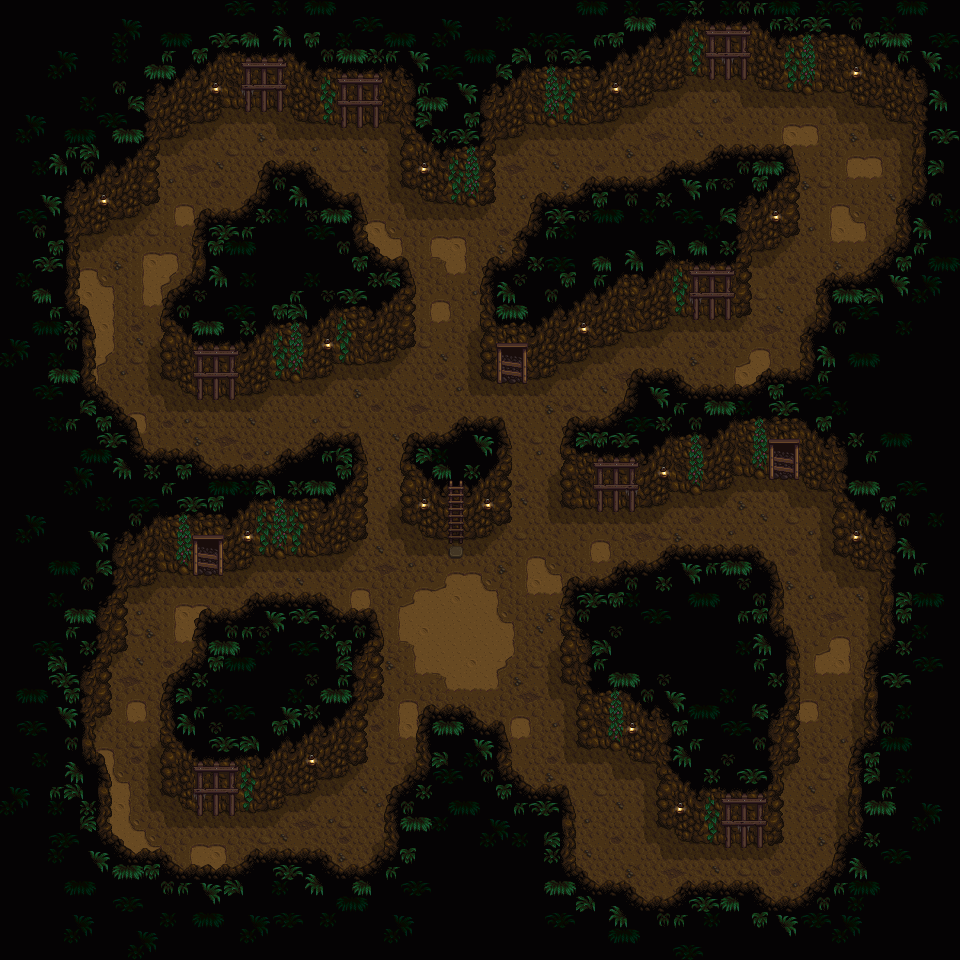

Tiled map render using the project's own tile images. Description and the map definition, with tile-layer contents summarised, below:
An orthogonal 60x60 tile map with 16x16 px tiles, 3 tile layers (Back, Buildings, Front).

<map version="1.4" tiledversion="1.4.2" orientation="orthogonal" renderorder="right-down" compressionlevel="0" width="60" height="60" tilewidth="16" tileheight="16" infinite="0" nextlayerid="7" nextobjectid="1">
  <properties />
  <tileset firstgid="1" name="mine" tilewidth="16" tileheight="16" tilecount="288" columns="16">
    <image source="mine.png" width="256" height="288" />
    <tile id="0">
      <properties>
        <property name="Type" type="string" value="Dirt" />
      </properties>
    </tile>
    <tile id="137">
      <properties>
        <property name="Type" type="string" value="Stone" />
      </properties>
    </tile>
    <tile id="138">
      <properties>
        <property name="Type" type="string" value="Stone" />
      </properties>
    </tile>
    <tile id="139">
      <properties>
        <property name="Type" type="string" value="Stone" />
      </properties>
    </tile>
    <tile id="140">
      <properties>
        <property name="Type" type="string" value="Stone" />
      </properties>
    </tile>
    <tile id="153">
      <properties>
        <property name="Type" type="string" value="Stone" />
      </properties>
    </tile>
    <tile id="154">
      <properties>
        <property name="Type" type="string" value="Stone" />
      </properties>
    </tile>
    <tile id="155">
      <properties>
        <property name="Type" type="string" value="Stone" />
      </properties>
    </tile>
    <tile id="165">
      <properties>
        <property name="Type" type="string" value="Dirt" />
      </properties>
    </tile>
    <tile id="166">
      <properties>
        <property name="Type" type="string" value="Stone" />
      </properties>
    </tile>
    <tile id="167">
      <properties>
        <property name="Type" type="string" value="Stone" />
      </properties>
    </tile>
    <tile id="168">
      <properties>
        <property name="Type" type="string" value="Stone" />
      </properties>
    </tile>
    <tile id="169">
      <properties>
        <property name="Type" type="string" value="Stone" />
      </properties>
    </tile>
    <tile id="170">
      <properties>
        <property name="Type" type="string" value="Stone" />
      </properties>
    </tile>
    <tile id="171">
      <properties>
        <property name="Type" type="string" value="Stone" />
      </properties>
    </tile>
    <tile id="172">
      <properties>
        <property name="Type" type="string" value="Stone" />
      </properties>
    </tile>
    <tile id="181">
      <properties>
        <property name="Type" type="string" value="Dirt" />
      </properties>
    </tile>
    <tile id="182">
      <properties>
        <property name="Type" type="string" value="Stone" />
      </properties>
    </tile>
    <tile id="183">
      <properties>
        <property name="Type" type="string" value="Dirt" />
      </properties>
    </tile>
    <tile id="184">
      <properties>
        <property name="Type" type="string" value="Stone" />
      </properties>
    </tile>
    <tile id="185">
      <properties>
        <property name="Type" type="string" value="Stone" />
      </properties>
    </tile>
    <tile id="186">
      <properties>
        <property name="Type" type="string" value="Stone" />
      </properties>
    </tile>
    <tile id="187">
      <properties>
        <property name="Type" type="string" value="Stone" />
      </properties>
    </tile>
    <tile id="188">
      <properties>
        <property name="Type" type="string" value="Stone" />
      </properties>
    </tile>
    <tile id="198">
      <properties>
        <property name="Type" type="string" value="Stone" />
      </properties>
    </tile>
    <tile id="199">
      <properties>
        <property name="Type" type="string" value="Stone" />
      </properties>
    </tile>
    <tile id="200">
      <properties>
        <property name="Type" type="string" value="Stone" />
      </properties>
    </tile>
    <tile id="201">
      <properties>
        <property name="Type" type="string" value="Stone" />
      </properties>
    </tile>
    <tile id="202">
      <properties>
        <property name="Type" type="string" value="Stone" />
      </properties>
    </tile>
    <tile id="203">
      <properties>
        <property name="Type" type="string" value="Stone" />
      </properties>
    </tile>
    <tile id="204">
      <properties>
        <property name="Type" type="string" value="Stone" />
      </properties>
    </tile>
    <tile id="217">
      <properties>
        <property name="Type" type="string" value="Stone" />
      </properties>
    </tile>
    <tile id="218">
      <properties>
        <property name="Type" type="string" value="Stone" />
      </properties>
    </tile>
    <tile id="219">
      <properties>
        <property name="Type" type="string" value="Stone" />
      </properties>
    </tile>
    <tile id="233">
      <properties>
        <property name="Type" type="string" value="Stone" />
      </properties>
    </tile>
    <tile id="234">
      <properties>
        <property name="Type" type="string" value="Stone" />
      </properties>
    </tile>
    <tile id="235">
      <properties>
        <property name="Type" type="string" value="Stone" />
      </properties>
    </tile>
    <tile id="240">
      <properties>
        <property name="Type" type="string" value="Wood" />
      </properties>
    </tile>
    <tile id="241">
      <properties>
        <property name="Type" type="string" value="Wood" />
      </properties>
    </tile>
    <tile id="242">
      <properties>
        <property name="Type" type="string" value="Wood" />
      </properties>
    </tile>
    <tile id="256">
      <properties>
        <property name="Type" type="string" value="Wood" />
      </properties>
    </tile>
    <tile id="257">
      <properties>
        <property name="Type" type="string" value="Wood" />
      </properties>
    </tile>
    <tile id="258">
      <properties>
        <property name="Type" type="string" value="Wood" />
      </properties>
    </tile>
    <tile id="272">
      <properties>
        <property name="Type" type="string" value="Wood" />
      </properties>
    </tile>
    <tile id="273">
      <properties>
        <property name="Type" type="string" value="Wood" />
      </properties>
    </tile>
    <tile id="274">
      <properties>
        <property name="Type" type="string" value="Wood" />
      </properties>
    </tile>
  </tileset>
  <layer id="1" name="Back" width="60" height="60" opacity="1" offsetx="0" offsety="0">
    <properties />
    <data>[3600 cells, 3600 non-empty, 36 distinct tile ids]</data>
  </layer>
  <layer id="2" name="Buildings" width="60" height="60" opacity="1" offsetx="0" offsety="0">
    <properties />
    <data>[3600 cells, 2465 non-empty, 121 distinct tile ids]</data>
  </layer>
  <layer id="3" name="Front" width="60" height="60" opacity="1" offsetx="0" offsety="0">
    <properties />
    <data>[3600 cells, 231 non-empty, 11 distinct tile ids]</data>
  </layer>
  <objectgroup id="4" name="Back" visible="false" locked="false" />
  <objectgroup id="5" name="Buildings" visible="false" locked="false" />
  <objectgroup id="6" name="Front" visible="false" locked="false" />
</map>
